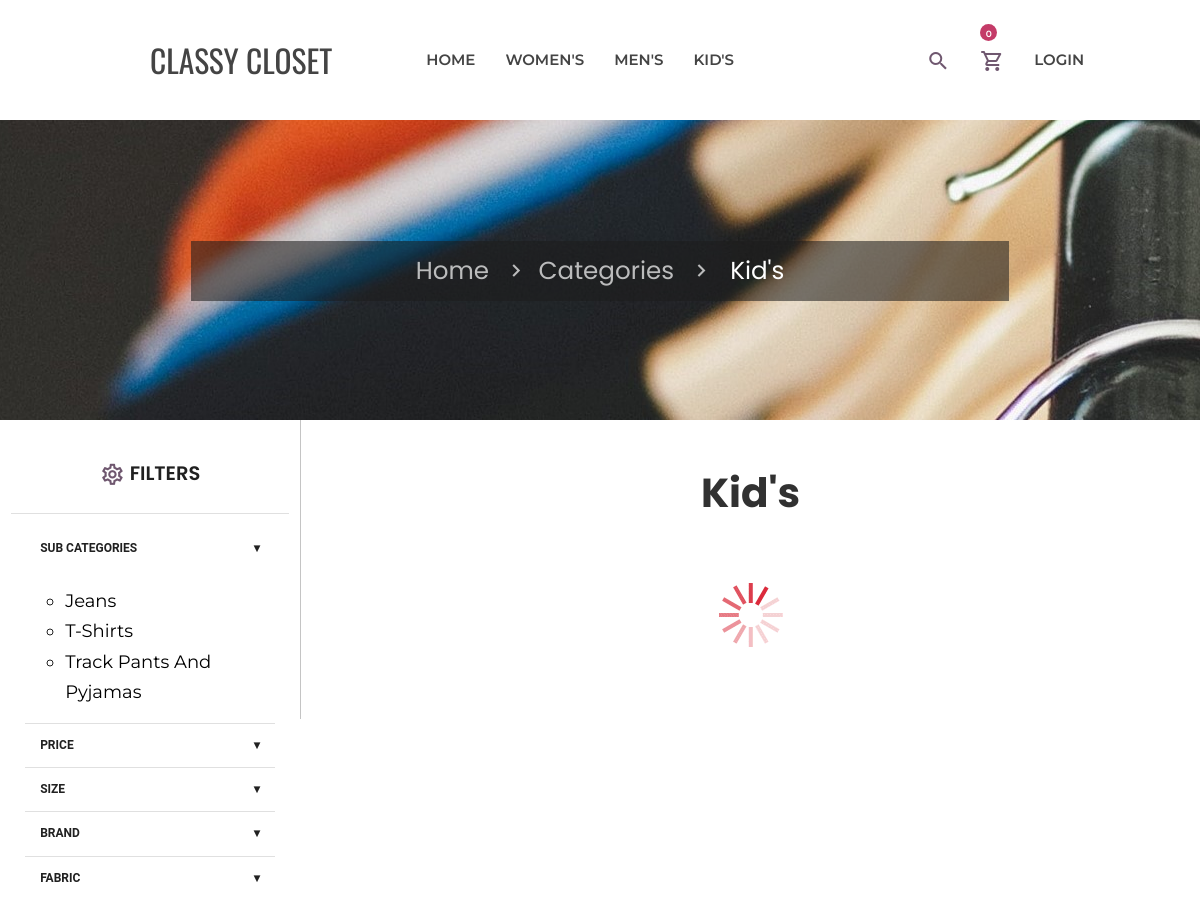
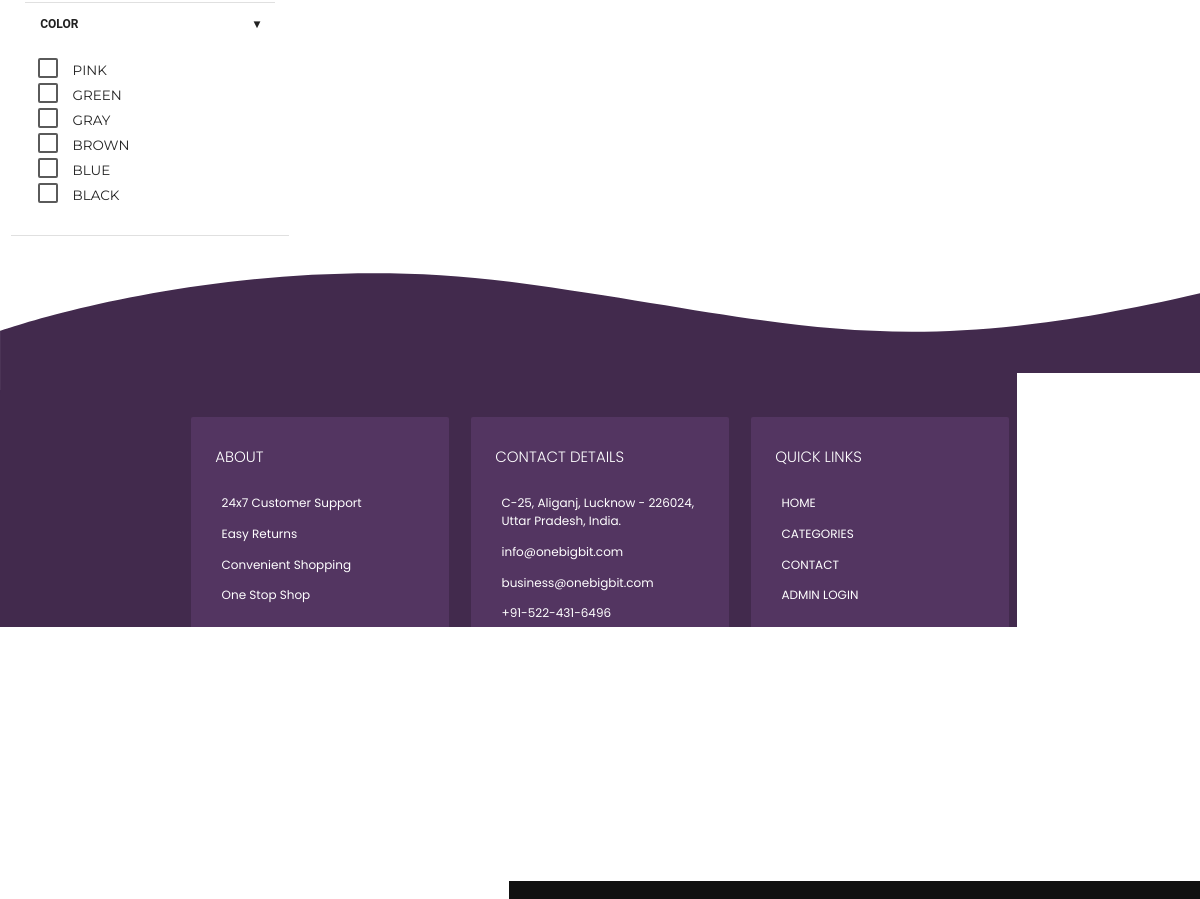
The app's page /categories.php?id=3 with its own data (2 pictures, top to bottom).
### tables this page shows
CREATE TABLE `super_category` (
  `id` int(11) NOT NULL,
  `super_category` varchar(255) NOT NULL,
  `status` tinyint(4) NOT NULL
);

CREATE TABLE `categories` (
  `id` int(11) NOT NULL,
  `super_categories_id` int(11) NOT NULL,
  `categories` varchar(255) NOT NULL,
  `status` tinyint(4) NOT NULL
);

### includes/add_to_cart.inc.php (called while the page is built, shortened)
<?php
class add_to_cart
{
    function totalProduct()
    {
        if (isset($_SESSION['cart'])) {
            return count($_SESSION['cart']);
        } else {
            return 0;
        }
    }
}

### categories.php (the view, shortened to what this page needs)
<?php require('includes/header.inc.php');
$super_cat_id = mysqli_real_escape_string($con, $_GET['id']);
$cat_res = mysqli_query($con, "SELECT * FROM categories WHERE status=1 AND super_categories_id=$super_cat_id ORDER BY categories ASC");
$cat_arr = array();
while ($row = mysqli_fetch_assoc($cat_res)) {
    $cat_arr[] = $row;
}
$super_cat_res = mysqli_query($con, "SELECT super_category.*,categories.* FROM super_category,categories WHERE super_category.id = categories.super_categories_id AND categories.super_categories_id=$super_cat_id");
$super_cat_arr = array();
while ($row1 = mysqli_fetch_assoc($super_cat_res)) {
    $super_cat_arr[] = $row1;
}
?>
<section>
    <div class="parallax-container valign-wrapper">
        <div class="section no-pad-bot">
            <div class="container">
                <div class="row center">
                    <h5 class="header col s12">
                        <div class="breadcrumb_wrapper">
                            <a href="index.php" class="breadcrumb">Home</a>
                            <a href="super_categories.php" class="breadcrumb">Categories</a>
                            <a class="breadcrumb">
                                <?php
                                echo $super_cat_arr[0]['super_category'];
                                ?>
                            </a>
                        </div>
                    </h5>
                </div>
            </div>
        </div>
        <div class="parallax"><img src="media/parallax/4.jpg" alt="Unsplashed background img 2"></div>
    </div>
</section>
<div class="row" style="background-color: #fff;margin-bottom: 0px;">
    <div id="filters" class="col s12 m3" ;>
        <h1 class="title center"><i class="material-icons-outlined" style="font-size: 1.3em;">settings</i>&nbsp;Filters </h1>
        <div class="divider"></div>
        <div id="filter_body" class="filter_content">
            <div id="subcategory" class="">
                <h1 class="filter_head">Sub Categories <span class="right"> &#9662;</span></h1>
                <form action="#" id="subcategory_body" class="filter_options">
                    <ol style="list-style-type: circle;">
                        <?php
                        foreach ($cat_arr as $list) {
                        ?>
                            <li>
                                <a id="cat_button" href="sub_categories.php?id=<?php echo $list['id'] ?>" class="black-text">
                                    <?php echo $list['categories'] ?>
                                </a>
                            </li>
                        <?php
                        }
                        ?>
                    </ol>
                </form>
            </div>
            <div class="divider"></div>
            <div id="price" class="">
                <h1 class="filter_head">Price <span class="right"> &#9662;</span></h1>
            </div>
            <div class="divider"></div>
            <div id="size" class="">
                <h1 class="filter_head">Size <span class="right"> &#9662;</span></h1>
            </div>
            <div class="divider"></div>
            <div id="type" class="">
                <h1 class="filter_head">BRAND <span class="right"> &#9662;</span></h1>
            </div>
            <div class="divider"></div>
            <div id="fabric" class="">
                <h1 class="filter_head">Fabric <span class="right"> &#9662;</span></h1>
            </div>
            <div class="divider"></div>
            <div id="color" class="">
                <h1 class="filter_head">Color <span class="right"> &#9662;</span></h1>
            </div>
            <form id="color_body" action="#" class="filter_options color_buttons">
                <?php
                $query = "
                    SELECT DISTINCT(color) FROM product WHERE status = '1' ORDER BY color DESC
                    ";
                $res = mysqli_query($con, $query);
                while ($row = mysqli_fetch_assoc($res)) {
                ?>
                    <div class="list-group-item checkbox">
                        <label>
                            <span><?php echo $row['color']; ?></span>
                        </label>
                    </div>
                <?php
                }
                ?>
            </form>
        </div>
    </div>
    <div class="col s12 m9" style="border-left: solid rgb(196, 196, 196) 1px;">
        <div id="new_arrivals" class="product_container">
            <div class="title center">
                <h1>
                    <?php echo $super_cat_arr[0]['super_category']; ?>
                </h1>
            </div>
            <div class="row filter_data center ">
            </div>
        </div>
    </div>
</div>
<section style="background-color: rgb(255, 255, 255);">
    <svg class="curve" data-name="layer" viewBox="0 0 1416.9 174.01">
        <path d="M0,220.8S283.66,120,608.94,163.56s437.93,100.57,818,10.34V309.54H0V280.8Z" transform="translate(0 -120.53)" />
    </svg>
</section>
<?php require('includes/footer.inc.php'); ?>

### includes/header.inc.php (shortened to what this page needs)
<?php
require('function.inc.php');
require('add_to_cart.inc.php');
$obj = new add_to_cart();
$totalProduct = $obj->totalProduct();
?>
<!DOCTYPE html>
<html lang="en">
<head>
    <link rel="stylesheet" href="https://cdnjs.cloudflare.com/ajax/libs/font-awesome/4.7.0/css/font-awesome.min.css">
    <link href="css/materialize.css" type="text/css" rel="stylesheet" media="screen,projection" />
    <link href="css/style.css" type="text/css" rel="stylesheet" media="screen,projection" />
    <link href="css/jquery-ui.css" type="text/css" rel="stylesheet" media="screen,projection" />
</head>
<body class="">
    <nav id="nav" class="white z-depth-0" role="navigation">
        <div class="row">
            <div class="col s12 m3 center">
                <a id="logo-container" class="brand-logo" href="index.php">CLASSY CLOSET</a>
            </div>
            <div class="col s12 m5 offset-m1">
                <ul id="hover" class="hide-on-med-and-down nav-ul">
                    <li><a href="index.php">Home</a> </li>
                                        <?php
                                        $cat_res = mysqli_query($con, "SELECT * FROM categories WHERE super_categories_id = '3'");
                                        ?>
                    <?php
                    $res = mysqli_query($con, "SELECT * FROM super_category WHERE status=1");
                    while ($row = mysqli_fetch_assoc($res)) {
                    ?>
                        <li><a href="categories.php?id=<?php echo $row['id'] ?>"><?php echo $row['super_category'] ?></a>
                        </li>
                    <?php } ?>
                </ul>
            </div>
            <div class="col s12 m3">
                <ul id="hover" class="hide-on-med-and-down nav-ul">
                    <li id="search_icon"><a> <i class="material-icons-outlined">search</i></a> </li>
                    <li id="nav_cart">
                        <div class="htc__shopping__cart">
                            <a class="cart__menu" href="cart.php"><i class="material-icons-outlined">shopping_cart</i></a>
                            <a href="cart.php">
                                <span class="htc__qua"><?php echo $totalProduct ?></span>
                            </a>
                        </div>
                    </li>
                    <li>
                        <?php
                        if (isset($_SESSION['USER_LOGIN'])) {
                            echo
                                '<a> <i class="material-icons-outlined">account_circle</i> &#8964;</a>
                                    </a>
                                    <ul  class="user">
                                <li><a>'
                                    . $_SESSION['USER_NAME'] . '
                                    </a></li>
                                <li><a href="my_order.php">My Orders
                                     </a></li>
                                <li><a href="logout.php">Logout</a></li>
                            </ul>
                                     ';
                        } else {
                            echo '<a href="login.php">Login</a>';
                        }
                        ?>
                    </li>
                </ul>
            </div>
        </div>
    </nav>

### css/style.css (style rules this page uses)
nav ul a, nav .brand-logo { color: #444; }
.parallax-container { min-height: 300px; line-height: 0; height: auto; color: rgba(255, 255, 255, 0.9); }
.parallax-container .section { width: 100%; }
body { font-family: "Montserrat", sans-serif; color: #000; }
nav { height: 15vh !important; position: relative; z-index: 999; line-height: 15vh; text-transform: uppercase; }
.nav-ul { font-weight: 600; }
.brand-logo { font-size: 2.1rem !important; font-family: "Oswald", sans-serif; }
nav i, nav [class^="mdi-"], nav [class*="mdi-"], nav i.material-icons { display: unset; }
.material-icons-outlined { font-weight: 300; color: #442644c5; vertical-align: middle; display: inline; }
.product_container { padding: 1% 4% !important; }
#new_arrivals { background-color: #fff; padding-top: 10px; }
#new_arrivals .title h1 { color: #313131; font-family: "Poppins", sans-serif; font-size: 2.7em !important; font-weight: 700; }
.breadcrumb_wrapper { font-family: Poppins, sans-serif; z-index: -1; padding-top: 2%; padding-bottom: 2%; background-color: rgba(29, 29, 29, 0.562); }
.breadcrumb_wrapper a { font-size: 1em; }
#filters { overflow: hidden; z-index: 0; text-transform: uppercase; }
#filters .title { color: #202020; font-family: "Poppins", sans-serif; font-size: 1.3em !important; font-weight: 600; }
.filter_content { margin: 5%; }
.filter_head { cursor: pointer; font-family: "Roboto", sans-serif; padding: 1rem; margin: 0; font-size: 0.8em !important; font-weight: 700; color: #212121; }
.filter_options { display: none; padding: 5%; }
#subcategory_body { display: block; }
#subcategory_body.filter_options { padding: 0%; text-transform: capitalize; }
.filter_options li { line-height: 1.7em; font-size: large; color: #242424; }
#color_body { display: block; }
.filter_options label { color: #242424; }
[type="checkbox"]+span:not(.lever) { font-size: 0.9rem; }
span.htc__qua { background: #c43b68; border-radius: 100%; color: #fff; font-size: 9px; height: 17px; line-height: 19px; position: absolute; right: 17; text-align: center; top: 20%; width: 17px; }
.curve { transform: translateY(10px); }

### records on screen
super_category: super_category "WOMEN'S"
super_category: super_category "MEN'S"
super_category: super_category "KID'S", super_category "Kid's"
categories: categories "Jeans"
categories: categories "T-Shirts"
categories: categories "Track Pants And Pyjamas"

### other values on screen
$totalProduct "0"
$row['color'] "PINK"
$row['color'] "GREEN"
$row['color'] "GRAY"
$row['color'] "BROWN"
$row['color'] "BLUE"
$row['color'] "BLACK"
